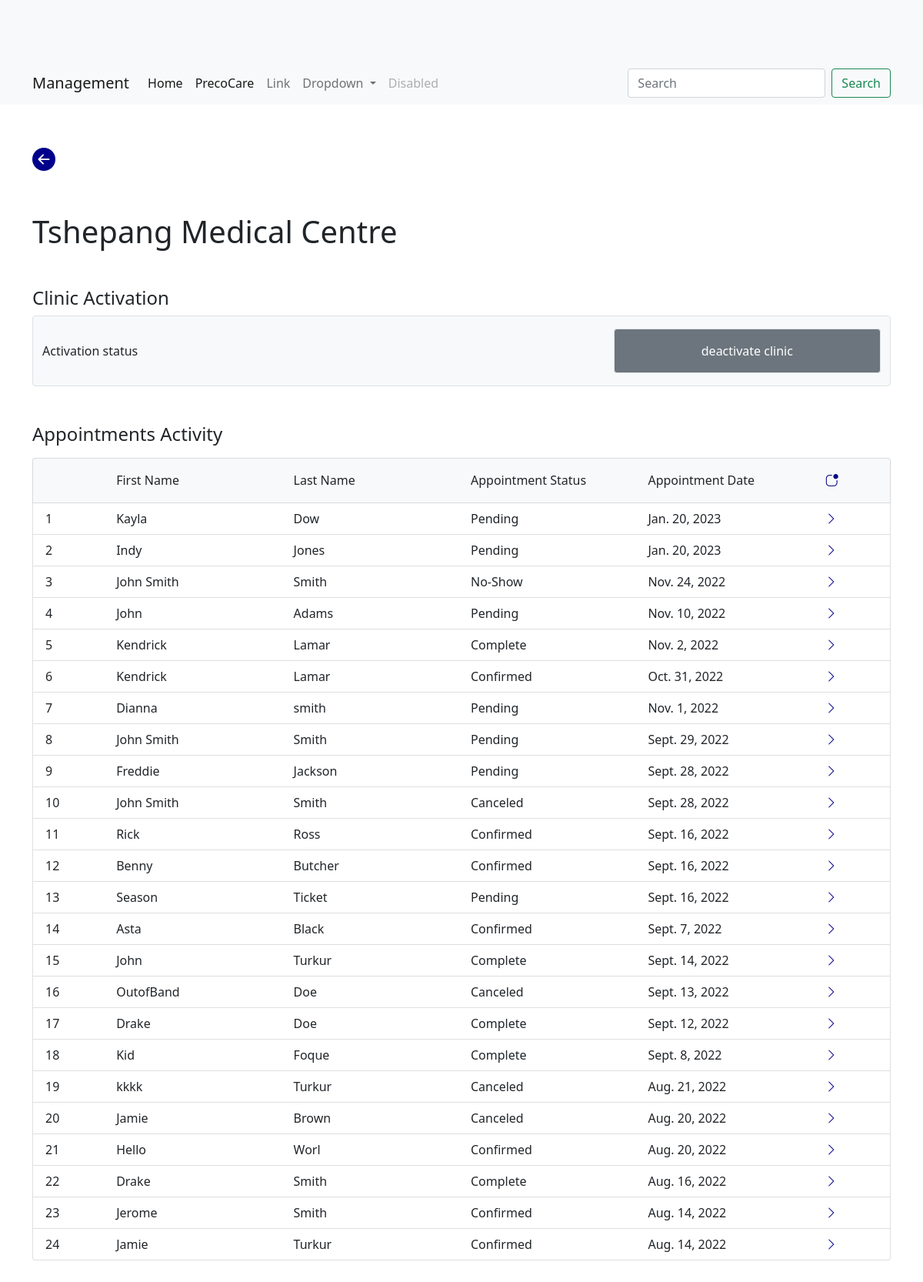
Page /clinic-details/1 on the committed database.
### precocare/models.py (models this page shows, shortened)
class ClinicModel(models.Model):
    user = models.ForeignKey(User,null=True, on_delete=models.CASCADE,blank=True,default=None , related_name='owner')
    clinic_name = models.CharField(max_length=500,null=True)
    contact1 = models.CharField(max_length=50,null=True)
    contact2 = models.CharField(max_length=50,null=True)
    emial = models.CharField(max_length=50,null=True)
    about_clinic = models.TextField(blank = True)
    street = models.CharField(max_length=500,null=True)
    province = models.CharField(max_length=500,null=True)
    suburb = models.CharField(max_length=500,null=True)
    zipcode = models.CharField(max_length=500,null=True)
    mon_fri_hours = models.CharField(max_length=500,null=True)
    saturday = models.CharField(max_length=500,null=True)
    sunday = models.CharField(max_length=500,null=True)
    holidays = models.CharField(max_length=500,null=True)
    clinic_type = models.CharField(max_length=100,null=True)
    clinic_doctors = models.ManyToManyField(DoctorModel,related_name="physicians",blank=True,default=None)
    clinic_admins = models.ManyToManyField(AdministratorModel,related_name="admins",default=None)
    profile_set = models.CharField(max_length=50,null=True, default='No' ,blank=True)
    clinic_status = models.CharField(max_length=200,null=True ,blank=True,default="Disabled")
    insurance_cover = models.ManyToManyField(InsuranceModel,related_name="medical_scheme",blank=True,default=None)
    date_created = models.DateTimeField(auto_now_add=True, null=True)
    hero_image = models.ImageField(null=True, blank=True,upload_to='files/clinics')
    sub_image1 = models.ImageField(null=True, blank=True,upload_to='files/clinics')
    sub_image2 = models.ImageField(null=True, blank=True,upload_to='files/clinics')
    sub_image3 = models.ImageField(null=True, blank=True,upload_to='files/clinics')
    walk_in = models.CharField(max_length=50,null=True, default='No' ,blank=True)
    online_appointments = models.CharField(max_length=50,null=True, default='No' ,blank=True)
    telephone_appointments = models.CharField(max_length=50,null=True, default='No' ,blank=True)
    website = models.CharField(max_length=1000,null=True,blank=True)

class ApplicationForm(models.Model):
    User = models.ForeignKey(User,null=True, on_delete=models.CASCADE , blank=True, related_name="user_application", default=None)
    visit_status = models.CharField(max_length=50,null=True,blank=True)
    application_for = models.CharField(max_length=50,null=True,blank=True)
    service = models.ForeignKey(ServiceModel, on_delete=models.CASCADE , blank=True, related_name="application_service", default=None)
    fee = models.CharField(max_length=1000,null=True,blank=True)
    time_slot = models.CharField(max_length=1000,null=True,blank=True)
    time_slot_id = models.ForeignKey(BookedTimeslotModel, on_delete=models.SET_NULL , blank=True, related_name="time_slot_pk", default=None,null=True)
    date_appointment = models.DateField(auto_now_add=False,null=True,blank=True)
    reschedule_date = models.CharField(max_length=500,null=True,blank=True)
    patient_name = models.CharField(max_length=500,null=True,blank=True)
    patient_surname = models.CharField(max_length=500,null=True,blank=True)
    gender = models.CharField(max_length=500,null=True,blank=True)
    date_of_birth = models.CharField(max_length=500,null=True,blank=True)
    identification = models.CharField(max_length=13,null=True,blank=True)
    contact = models.CharField(max_length=50,null=True,blank=True)
    email = models.CharField(max_length=1000,null=True,blank=True)
    street = models.CharField(max_length=1000,null=True,blank=True)
    town = models.CharField(max_length=1000,null=True,blank=True)
    postal_code = models.CharField(max_length=1000,null=True,blank=True)
    medical_aid = models.ForeignKey(InsuranceModel,related_name="application_medical",blank=True,default=None,on_delete=models.CASCADE,null=True)
    paid_status = models.CharField(max_length=100,null=True,blank=True,default="Outstanding")
    reason_visit = models.TextField(blank = True,null=True)
    allergies = models.TextField(blank = True,null=True)
    application_status = models.CharField(max_length=100,null=True,blank=True,default="Pending")
    notify = models.CharField(max_length=100,null=True,blank=True,default="Incomplete")
    clinic_id = models.ForeignKey(ClinicModel, on_delete=models.CASCADE , blank=True, related_name="clinic_application", default=None)
    doctor = models.ForeignKey(DoctorModel, on_delete=models.CASCADE , blank=True, related_name="doctor_application", default=None,null=True)
    clinic_location = models.ForeignKey(ClinicLocationsModel, on_delete=models.CASCADE , blank=True, related_name="location_chosen", default=None,null=True)
    cancel_appointment = models.CharField(max_length=100,null=True,blank=True,default="Ongoing")
    patient_file_number = models.CharField(max_length=1000,null=True,blank=True)
    admin_booked = models.CharField(max_length=100,null=True,blank=True,default="No")
    date_created = models.DateTimeField(auto_now_add=True, null=True)

### precocare/views.py (the view)
# urls.py: path('clinic-details/<int:clinic_id>', views.ClinicDetailsView, name="clinic-details"),
def ClinicDetailsView(request , clinic_id):
    clinic = ClinicModel.objects.filter(id = clinic_id)
    appointmentsList = ApplicationForm.objects.filter(clinic_id = clinic_id).order_by('-date_created')
    if request.method == 'POST' and 'clinicActivation' in request.POST:
        updateClinic = ClinicModel.objects.get(id = clinic_id)
        updateClinic.clinic_status = 'Active'
        updateClinic.save()
        messages.success(request, 'clinic successfully activated.')
        return redirect('management')
    if request.method == 'POST' and 'clinicDeactivation' in request.POST:
        updateClinic = ClinicModel.objects.get(id = clinic_id)
        updateClinic.clinic_status = 'Disabled'
        updateClinic.save()
        messages.success(request, 'clinic successfully deactivated.')
        return redirect('management')
    if request.method == 'POST' and 'filter' in request.POST:
        status = request.POST.get('status')
        Month = request.POST.get('Month')
        filterapplications = ApplicationForm.objects.filter(Q(application_status=status) )
        print(filterapplications)
    context = {
        'clinicDeatails' : clinic,
        'appointmentsList' : appointmentsList
    }
    return render(request,'Management/clinic-details.html', context)

### precocare/templates/Management/clinic-details.html (shortened to what this page needs)
{% extends 'Management/management_base.html' %}
{% block content %}
<section class="mt-5 container">
    <a href="{% url 'management' %}">
        <i class="bi bi-arrow-left-circle-fill" style="font-size: 30px; color: darkblue;"></i>
    </a>
</section>
{% for clinic in clinicDeatails %}
<section class="container mt-5">
    <h1>{{clinic.clinic_name}}</h1>
</section>
<section class="container mt-5">
    <h4>Clinic Activation</h4>
    <div class="row mx-0 py-3 rounded bg-light border">
        <div class="col d-flex align-items-center">
            <span>
                Activation status
            </span>
        </div>
        {% if clinic.clinic_status == 'Disabled' %}
        <div class="col col-md-4">
            <button type="button" data-bs-toggle="modal" data-bs-target="#activateClinic" class="btn text-white py-3" style="background-color: darkblue; width: 100%;">activate clinic</button>
            <div class="modal fade" id="activateClinic" tabindex="-1" aria-labelledby="activateClinicLabel" aria-hidden="true">
                <div class="modal-dialog modal-lg">
                <div class="modal-content">
                    <div class="modal-header">
                    <h5 class="modal-title" id="activateClinicLabel">Clinic Activation</h5>
                    <button type="button" class="btn-close" data-bs-dismiss="modal" aria-label="Close"></button>
                    </div>
                    <div class="modal-body">
                    <center>
                        <i class="bi bi-check-circle-fill mb-5" style="font-size: 70px; color: darkblue;"></i>
                        <p class="text-secondary">click button bellow to activate clinic</p>
                        <form method="POST">
                            {% csrf_token %}
                            <button type="submit" name="clinicActivation" class="btn text-white py-3 my-4" style="width: 70%; background-color: darkblue;">Activate clinic</button>
                        </form>
                    </center>
                    </div>
                </div>
                </div>
            </div>
        </div>
        {% else %}
        <div class="col col-md-4">
            <button type="button" data-bs-toggle="modal" data-bs-target="#deactivateclinicmodal" class="btn btn-secondary border py-3" style="width: 100%;">deactivate  clinic</button>
        </div>
        {% endif %}
    </div>
</section>
<section class="container mt-5" >
    <h4>Appointments Activity</h4>
    <ul class="list-group mt-3">
        <li class="list-group-item py-3 bg-light">
            <div class="row">
                <div class="col-1"></div>
                <div class="col">
                    First Name
                </div>
                <div class="col">
                    Last Name
                </div>
                <div class="col">
                    Appointment Status
                </div>
                <div class="col">
                    Appointment Date
                </div>
                <div class="col-1">
                    <a type="button" data-bs-toggle="modal" data-bs-target="#exampleModal">
                        <i class="bi bi-app-indicator" style="font-size: 17px; color: darkblue;"></i>
                    </a>
                </div>
            </div>
        </li>
        {% for data in appointmentsList %}
        <li class="list-group-item">
            <div class="row">
                <div class="col-1">
                    {{ forloop.counter }}
                </div>
                <div class="col">
                    {{data.patient_name}}
                </div>
                <div class="col">
                    {{data.patient_surname}}
                </div>
                <div class="col">
                    {{data.application_status}}
                </div>
                <div class="col">
                    {{data.date_appointment}}
                </div>
                <div class="col-1">
                    <i class="bi bi-chevron-right" style="color: darkblue;"></i>
                </div>
            </div>
        </li>
        {% empty %}
        <div class="alert alert-primary mt-4" role="alert">
            No data
        </div>
        {% endfor %}
      </ul>
</section>
{% endfor %}
{% endblock %}

### rows in the picture
ClinicModel: clinic_name "Tshepang Medical Centre", clinic_status "deactivate clinic"
ApplicationForm: patient_name "Kayla", patient_surname "Dow", application_status "Pending", date_appointment "Jan. 20, 2023"
ApplicationForm: patient_name "Indy", patient_surname "Jones", application_status "Pending", date_appointment "Jan. 20, 2023"
ApplicationForm: patient_name "John Smith", patient_surname "Smith", application_status "No-Show", date_appointment "Nov. 24, 2022"
ApplicationForm: patient_name "John", patient_surname "Adams", application_status "Pending", date_appointment "Nov. 10, 2022"
ApplicationForm: patient_name "Kendrick", patient_surname "Lamar", application_status "Complete", date_appointment "Nov. 2, 2022"
ApplicationForm: patient_name "Kendrick", patient_surname "Lamar", application_status "Confirmed", date_appointment "Oct. 31, 2022"
ApplicationForm: patient_name "Dianna", patient_surname "smith", application_status "Pending", date_appointment "Nov. 1, 2022"
ApplicationForm: patient_name "John Smith", patient_surname "Smith", application_status "Pending", date_appointment "Sept. 29, 2022"
ApplicationForm: patient_name "Freddie", patient_surname "Jackson", application_status "Pending", date_appointment "Sept. 28, 2022"
ApplicationForm: patient_name "John Smith", patient_surname "Smith", application_status "Canceled", date_appointment "Sept. 28, 2022"
ApplicationForm: patient_name "Rick", patient_surname "Ross", application_status "Confirmed", date_appointment "Sept. 16, 2022"
ApplicationForm: patient_name "Benny", patient_surname "Butcher", application_status "Confirmed", date_appointment "Sept. 16, 2022"
ApplicationForm: patient_name "Season", patient_surname "Ticket", application_status "Pending", date_appointment "Sept. 16, 2022"
ApplicationForm: patient_name "Asta", patient_surname "Black", application_status "Confirmed", date_appointment "Sept. 7, 2022"
ApplicationForm: patient_name "John", patient_surname "Turkur", application_status "Complete", date_appointment "Sept. 14, 2022"
ApplicationForm: patient_name "OutofBand", patient_surname "Doe", application_status "Canceled", date_appointment "Sept. 13, 2022"
ApplicationForm: patient_name "Drake", patient_surname "Doe", application_status "Complete", date_appointment "Sept. 12, 2022"
ApplicationForm: patient_name "Kid", patient_surname "Foque", application_status "Complete", date_appointment "Sept. 8, 2022"
ApplicationForm: patient_name "kkkk", patient_surname "Turkur", application_status "Canceled", date_appointment "Aug. 21, 2022"
ApplicationForm: patient_name "Jamie", patient_surname "Brown", application_status "Canceled", date_appointment "Aug. 20, 2022"
ApplicationForm: patient_name "Hello", patient_surname "Worl", application_status "Confirmed", date_appointment "Aug. 20, 2022"
ApplicationForm: patient_name "Drake", patient_surname "Smith", application_status "Complete", date_appointment "Aug. 16, 2022"
ApplicationForm: patient_name "Jerome", patient_surname "Smith", application_status "Confirmed", date_appointment "Aug. 14, 2022"
ApplicationForm: patient_name "Jamie", patient_surname "Turkur", application_status "Confirmed", date_appointment "Aug. 14, 2022"
